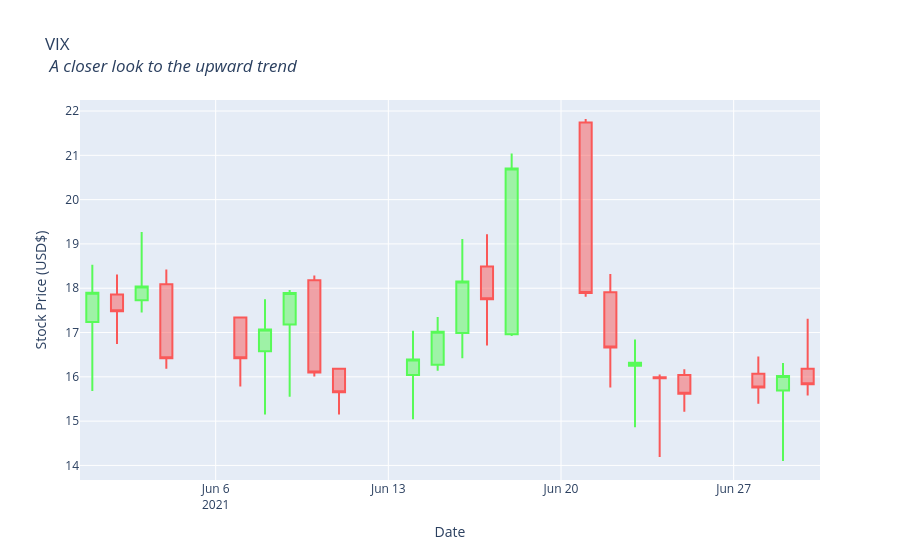

Write notebook code for a chart like this one.
### Code cell
import plotly.offline as py
import plotly.graph_objs as go
from plotly.offline import iplot

# 2017 onwards
last_year = df_part3.loc[df_part3['year'] == 2021]
last_month = last_year.loc[last_year['month'] == "Jun"]
g = last_month.groupby(["Date"])
# g = df_part3.groupby(["Date"])

monthly_averages = g.aggregate({"Open": np.mean, "High": np.mean, "Low": np.mean, "Close":np.mean})
monthly_averages.reset_index(level=0, inplace=True)

monthly_averages.dtypes


trace = go.Candlestick(x=monthly_averages['Date'],
                       open=monthly_averages['Open'].values.tolist(),
                       high=monthly_averages['High'].values.tolist(),
                       low=monthly_averages['Low'].values.tolist(),
                       close=monthly_averages['Close'].values.tolist(),
                      increasing=dict(line=dict(color= '#58FA58')),
                decreasing=dict(line=dict(color= '#FA5858')))


layout = {
    'title': 'VIX <br> <i>A closer look to the upward trend </i>',
    'xaxis': {'title': 'Date',
             'rangeslider': {'visible': False}},
    'yaxis': {'title': 'Stock Price (USD$)'}
}


data = [trace]

fig = go.Figure(data=data, layout=layout)
iplot(fig, filename='simple_ohlc')

### Figure 1 — Plotly figure (JSON) as saved in the notebook; plotly's stock layout.template omitted (floating-point values rounded to 4 significant figures)
{"data": [{"close": [17.9, 17.48, 18.04, 16.42, 16.42, 17.07, 17.89, 16.1, 15.65, 16.39, 17.02, 18.15, 17.75, 20.7, 17.89, 16.66, 16.32, 15.97, 15.62, 15.76, 16.02, 15.83], "decreasing": {"line": {"color": "#FA5858"}}, "high": [18.53, 18.31, 19.27, 18.42, 17.35, 17.75, 17.96, 18.29, 16.2, 17.04, 17.35, 19.11, 19.22, 21.04, 21.82, 18.32, 16.84, 16.05, 16.17, 16.46, 16.31, 17.31], "increasing": {"line": {"color": "#58FA58"}}, "low": [15.68, 16.74, 17.45, 16.18, 15.78, 15.15, 15.55, 16.01, 15.15, 15.04, 16.14, 16.42, 16.71, 16.92, 17.81, 15.76, 14.86, 14.19, 15.21, 15.39, 14.1, 15.58], "open": [17.24, 17.86, 17.73, 18.09, 17.34, 16.58, 17.18, 18.18, 16.18, 16.04, 16.27, 16.99, 18.49, 16.96, 21.74, 17.91, 16.25, 15.99, 16.04, 16.07, 15.69, 16.18], "type": "candlestick", "x": ["2021-06-01", "2021-06-02", "2021-06-03", "2021-06-04", "2021-06-07", "2021-06-08", "2021-06-09", "2021-06-10", "2021-06-11", "2021-06-14", "2021-06-15", "2021-06-16", "2021-06-17", "2021-06-18", "2021-06-21", "2021-06-22", "2021-06-23", "2021-06-24", "2021-06-25", "2021-06-28", "2021-06-29", "2021-06-30"]}], "layout": {"title": {"text": "VIX <br> <i>A closer look to the upward trend </i>"}, "xaxis": {"rangeslider": {"visible": false}, "title": {"text": "Date"}}, "yaxis": {"title": {"text": "Stock Price (USD$)"}}}}
